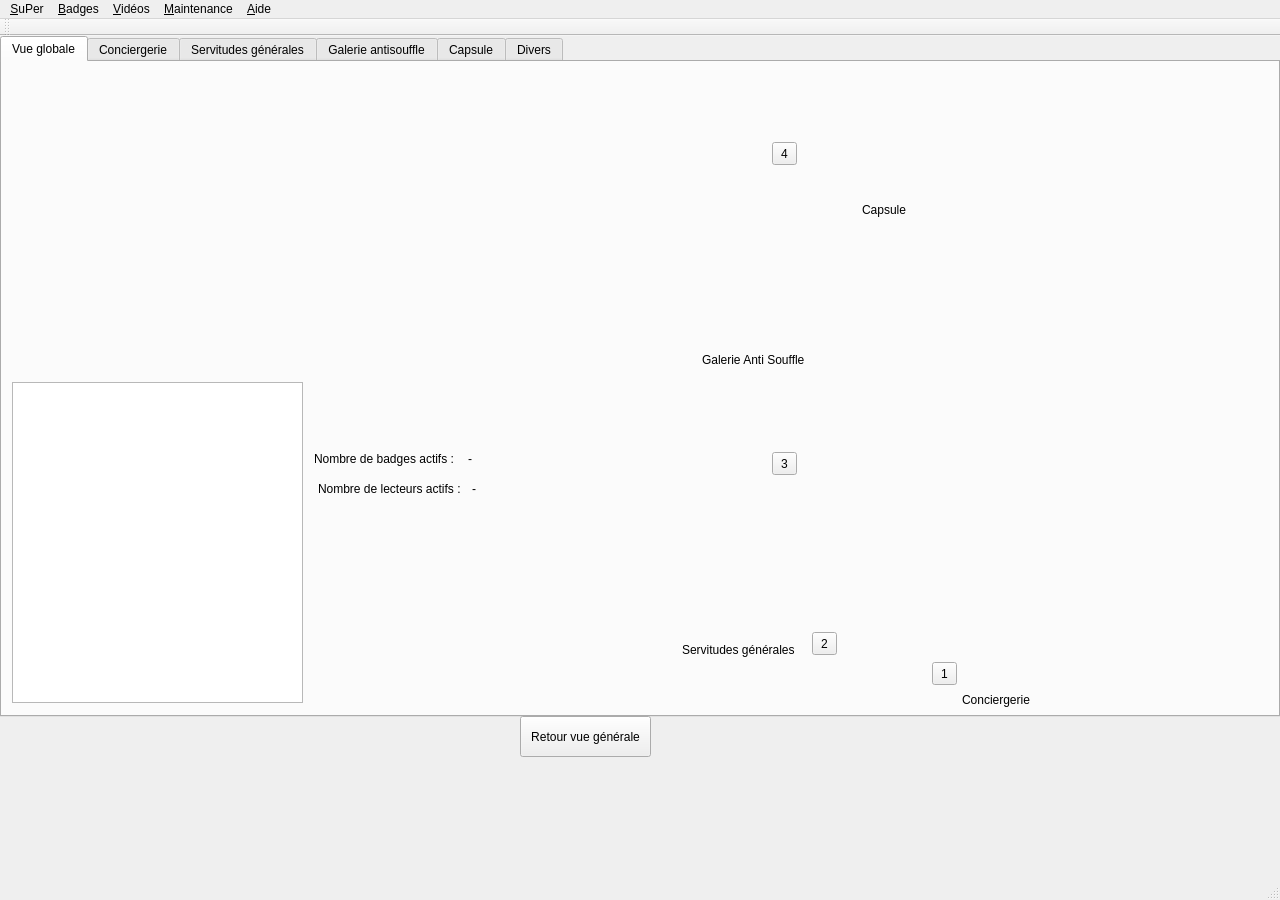
<?xml version="1.0" encoding="UTF-8"?>
<ui version="4.0">
 <class>MainWindow</class>
 <widget class="QMainWindow" name="MainWindow">
  <property name="geometry">
   <rect>
    <x>0</x>
    <y>0</y>
    <width>1280</width>
    <height>900</height>
   </rect>
  </property>
  <property name="windowTitle">
   <string>SuPer v0.6 (04/06/2012 by PhA)</string>
  </property>
  <property name="documentMode">
   <bool>false</bool>
  </property>
  <widget class="QWidget" name="centralWidget">
   <widget class="QTabWidget" name="twOnglets">
    <property name="geometry">
     <rect>
      <x>0</x>
      <y>0</y>
      <width>1280</width>
      <height>681</height>
     </rect>
    </property>
    <property name="currentIndex">
     <number>0</number>
    </property>
    <widget class="QWidget" name="tab">
     <attribute name="title">
      <string>Vue globale</string>
     </attribute>
     <widget class="QLabel" name="lFond">
      <property name="enabled">
       <bool>true</bool>
      </property>
      <property name="geometry">
       <rect>
        <x>0</x>
        <y>0</y>
        <width>1280</width>
        <height>656</height>
       </rect>
      </property>
      <property name="text">
       <string/>
      </property>
      <property name="pixmap">
       <pixmap>../ressources/galerie_totale.bmp</pixmap>
      </property>
      <property name="scaledContents">
       <bool>false</bool>
      </property>
     </widget>
     <widget class="QLabel" name="lCapsule_2">
      <property name="geometry">
       <rect>
        <x>860</x>
        <y>140</y>
        <width>61</width>
        <height>16</height>
       </rect>
      </property>
      <property name="text">
       <string>Capsule</string>
      </property>
     </widget>
     <widget class="QLabel" name="lCon">
      <property name="geometry">
       <rect>
        <x>960</x>
        <y>630</y>
        <width>81</width>
        <height>16</height>
       </rect>
      </property>
      <property name="text">
       <string>Conciergerie</string>
      </property>
     </widget>
     <widget class="QToolButton" name="tbVueCapsule">
      <property name="geometry">
       <rect>
        <x>770</x>
        <y>80</y>
        <width>25</width>
        <height>23</height>
       </rect>
      </property>
      <property name="text">
       <string>4</string>
      </property>
     </widget>
     <widget class="QToolButton" name="tbVueGAS">
      <property name="geometry">
       <rect>
        <x>770</x>
        <y>390</y>
        <width>25</width>
        <height>23</height>
       </rect>
      </property>
      <property name="text">
       <string>3</string>
      </property>
     </widget>
     <widget class="QToolButton" name="tbVueSG">
      <property name="geometry">
       <rect>
        <x>810</x>
        <y>570</y>
        <width>25</width>
        <height>23</height>
       </rect>
      </property>
      <property name="text">
       <string>2</string>
      </property>
     </widget>
     <widget class="QToolButton" name="tbVueC">
      <property name="geometry">
       <rect>
        <x>930</x>
        <y>600</y>
        <width>25</width>
        <height>23</height>
       </rect>
      </property>
      <property name="text">
       <string>1</string>
      </property>
     </widget>
     <widget class="QLabel" name="lGal">
      <property name="geometry">
       <rect>
        <x>700</x>
        <y>290</y>
        <width>121</width>
        <height>16</height>
       </rect>
      </property>
      <property name="text">
       <string>Galerie Anti Souffle</string>
      </property>
     </widget>
     <widget class="QLabel" name="lServGen">
      <property name="geometry">
       <rect>
        <x>680</x>
        <y>580</y>
        <width>131</width>
        <height>16</height>
       </rect>
      </property>
      <property name="text">
       <string>Servitudes générales</string>
      </property>
     </widget>
     <widget class="QLabel" name="lLectCaps">
      <property name="enabled">
       <bool>false</bool>
      </property>
      <property name="geometry">
       <rect>
        <x>810</x>
        <y>90</y>
        <width>21</width>
        <height>21</height>
       </rect>
      </property>
      <property name="text">
       <string/>
      </property>
      <property name="pixmap">
       <pixmap>../ressources/bouleVerte.jpg</pixmap>
      </property>
      <property name="scaledContents">
       <bool>true</bool>
      </property>
     </widget>
     <widget class="QLabel" name="lLectGAS">
      <property name="enabled">
       <bool>false</bool>
      </property>
      <property name="geometry">
       <rect>
        <x>860</x>
        <y>340</y>
        <width>20</width>
        <height>20</height>
       </rect>
      </property>
      <property name="text">
       <string/>
      </property>
      <property name="pixmap">
       <pixmap>../ressources/bouleVerte.jpg</pixmap>
      </property>
      <property name="scaledContents">
       <bool>true</bool>
      </property>
     </widget>
     <widget class="QLabel" name="lLectCon">
      <property name="enabled">
       <bool>false</bool>
      </property>
      <property name="geometry">
       <rect>
        <x>870</x>
        <y>580</y>
        <width>20</width>
        <height>20</height>
       </rect>
      </property>
      <property name="text">
       <string/>
      </property>
      <property name="pixmap">
       <pixmap>../ressources/bouleVerte.jpg</pixmap>
      </property>
      <property name="scaledContents">
       <bool>true</bool>
      </property>
     </widget>
     <widget class="QLabel" name="lLectServGen">
      <property name="enabled">
       <bool>false</bool>
      </property>
      <property name="geometry">
       <rect>
        <x>830</x>
        <y>550</y>
        <width>20</width>
        <height>20</height>
       </rect>
      </property>
      <property name="text">
       <string/>
      </property>
      <property name="pixmap">
       <pixmap>../ressources/bouleVerte.jpg</pixmap>
      </property>
      <property name="scaledContents">
       <bool>true</bool>
      </property>
     </widget>
     <widget class="QTextEdit" name="teRecu">
      <property name="geometry">
       <rect>
        <x>10</x>
        <y>320</y>
        <width>291</width>
        <height>321</height>
       </rect>
      </property>
      <property name="lineWidth">
       <number>1</number>
      </property>
     </widget>
     <widget class="QLabel" name="lNbL">
      <property name="geometry">
       <rect>
        <x>470</x>
        <y>420</y>
        <width>52</width>
        <height>14</height>
       </rect>
      </property>
      <property name="text">
       <string>-</string>
      </property>
     </widget>
     <widget class="QLabel" name="label">
      <property name="geometry">
       <rect>
        <x>312</x>
        <y>390</y>
        <width>150</width>
        <height>14</height>
       </rect>
      </property>
      <property name="text">
       <string>Nombre de badges actifs : </string>
      </property>
     </widget>
     <widget class="QLabel" name="lNbB">
      <property name="geometry">
       <rect>
        <x>466</x>
        <y>390</y>
        <width>52</width>
        <height>14</height>
       </rect>
      </property>
      <property name="text">
       <string>-</string>
      </property>
     </widget>
     <widget class="QLabel" name="label_2">
      <property name="geometry">
       <rect>
        <x>316</x>
        <y>420</y>
        <width>150</width>
        <height>14</height>
       </rect>
      </property>
      <property name="text">
       <string>Nombre de lecteurs actifs : </string>
      </property>
     </widget>
     <widget class="QLabel" name="lAff">
      <property name="enabled">
       <bool>true</bool>
      </property>
      <property name="geometry">
       <rect>
        <x>570</x>
        <y>320</y>
        <width>20</width>
        <height>20</height>
       </rect>
      </property>
      <property name="text">
       <string/>
      </property>
      <property name="pixmap">
       <pixmap>../ressources/bouleVerte.jpg</pixmap>
      </property>
      <property name="scaledContents">
       <bool>true</bool>
      </property>
     </widget>
     <widget class="QLabel" name="lZone">
      <property name="geometry">
       <rect>
        <x>390</x>
        <y>470</y>
        <width>52</width>
        <height>14</height>
       </rect>
      </property>
      <property name="text">
       <string/>
      </property>
     </widget>
     <zorder>lFond</zorder>
     <zorder>lCapsule_2</zorder>
     <zorder>tbVueCapsule</zorder>
     <zorder>tbVueGAS</zorder>
     <zorder>tbVueSG</zorder>
     <zorder>tbVueC</zorder>
     <zorder>lGal</zorder>
     <zorder>lServGen</zorder>
     <zorder>lLectCaps</zorder>
     <zorder>lLectGAS</zorder>
     <zorder>lCon</zorder>
     <zorder>lLectCon</zorder>
     <zorder>lLectServGen</zorder>
     <zorder>teRecu</zorder>
     <zorder>lNbL</zorder>
     <zorder>label</zorder>
     <zorder>lNbB</zorder>
     <zorder>label_2</zorder>
     <zorder>lAff</zorder>
     <zorder>lZone</zorder>
    </widget>
    <widget class="QWidget" name="tab_2">
     <attribute name="title">
      <string>Conciergerie</string>
     </attribute>
     <widget class="QLabel" name="lConciergerie">
      <property name="geometry">
       <rect>
        <x>0</x>
        <y>0</y>
        <width>1280</width>
        <height>656</height>
       </rect>
      </property>
      <property name="text">
       <string/>
      </property>
      <property name="pixmap">
       <pixmap>../ressources/conciergerie.bmp</pixmap>
      </property>
     </widget>
    </widget>
    <widget class="QWidget" name="tab_3">
     <attribute name="title">
      <string>Servitudes générales</string>
     </attribute>
     <widget class="QLabel" name="lSG">
      <property name="geometry">
       <rect>
        <x>0</x>
        <y>0</y>
        <width>1280</width>
        <height>656</height>
       </rect>
      </property>
      <property name="text">
       <string/>
      </property>
      <property name="pixmap">
       <pixmap>../ressources/servitudes_generales.bmp</pixmap>
      </property>
     </widget>
    </widget>
    <widget class="QWidget" name="tab_4">
     <attribute name="title">
      <string>Galerie antisouffle</string>
     </attribute>
     <widget class="QLabel" name="lGAS">
      <property name="geometry">
       <rect>
        <x>0</x>
        <y>0</y>
        <width>1280</width>
        <height>656</height>
       </rect>
      </property>
      <property name="text">
       <string/>
      </property>
      <property name="pixmap">
       <pixmap>../ressources/entree_antisouffle.bmp</pixmap>
      </property>
     </widget>
    </widget>
    <widget class="QWidget" name="tab_5">
     <attribute name="title">
      <string>Capsule</string>
     </attribute>
     <widget class="QLabel" name="lCapsule">
      <property name="geometry">
       <rect>
        <x>0</x>
        <y>0</y>
        <width>1280</width>
        <height>656</height>
       </rect>
      </property>
      <property name="text">
       <string/>
      </property>
      <property name="pixmap">
       <pixmap>../ressources/capsule.bmp</pixmap>
      </property>
     </widget>
    </widget>
    <widget class="QWidget" name="tab_6">
     <attribute name="title">
      <string>Divers</string>
     </attribute>
    </widget>
   </widget>
   <widget class="QPushButton" name="pbRetour">
    <property name="geometry">
     <rect>
      <x>520</x>
      <y>680</y>
      <width>131</width>
      <height>41</height>
     </rect>
    </property>
    <property name="text">
     <string>Retour vue générale</string>
    </property>
   </widget>
  </widget>
  <widget class="QMenuBar" name="menuBar">
   <property name="geometry">
    <rect>
     <x>0</x>
     <y>0</y>
     <width>1280</width>
     <height>20</height>
    </rect>
   </property>
   <widget class="QMenu" name="menuSuPer">
    <property name="title">
     <string>&amp;SuPer</string>
    </property>
    <addaction name="actionParametrer"/>
    <addaction name="separator"/>
    <addaction name="menuQuitter"/>
   </widget>
   <widget class="QMenu" name="menuBadges">
    <property name="title">
     <string>&amp;Badges</string>
    </property>
    <addaction name="actionBadgesAffecter"/>
   </widget>
   <widget class="QMenu" name="menu_Vid_os">
    <property name="title">
     <string>&amp;Vidéos</string>
    </property>
    <addaction name="videosVoir"/>
   </widget>
   <widget class="QMenu" name="menu_Aide">
    <property name="title">
     <string>&amp;Aide</string>
    </property>
    <addaction name="menuDoc"/>
   </widget>
   <widget class="QMenu" name="menu_Maintenance">
    <property name="title">
     <string>&amp;Maintenance</string>
    </property>
    <addaction name="actionGerer_les_personnes"/>
    <addaction name="separator"/>
    <addaction name="actionGerer_les_lecteurs"/>
    <addaction name="actionGerer_les_badges"/>
    <addaction name="actionGerer_les_cameras"/>
   </widget>
   <addaction name="menuSuPer"/>
   <addaction name="menuBadges"/>
   <addaction name="menu_Vid_os"/>
   <addaction name="menu_Maintenance"/>
   <addaction name="menu_Aide"/>
  </widget>
  <widget class="QToolBar" name="mainToolBar">
   <attribute name="toolBarArea">
    <enum>TopToolBarArea</enum>
   </attribute>
   <attribute name="toolBarBreak">
    <bool>false</bool>
   </attribute>
  </widget>
  <widget class="QStatusBar" name="statusBar"/>
  <action name="menuQuitter">
   <property name="text">
    <string>&amp;Quitter</string>
   </property>
   <property name="toolTip">
    <string>Quitter l'application</string>
   </property>
  </action>
  <action name="badgesMaintenance">
   <property name="text">
    <string>&amp;Maintenance</string>
   </property>
   <property name="toolTip">
    <string>MES, HS, Pile</string>
   </property>
  </action>
  <action name="actionBadgesAffecter">
   <property name="text">
    <string>&amp;Affecter/Désaffecter</string>
   </property>
   <property name="toolTip">
    <string>Affecter ou désaffecter un badge à une personne</string>
   </property>
  </action>
  <action name="videosMaintenance">
   <property name="text">
    <string>&amp;Maintenance</string>
   </property>
   <property name="toolTip">
    <string>Gérer les caméras</string>
   </property>
  </action>
  <action name="menuDoc">
   <property name="text">
    <string>&amp;Doc</string>
   </property>
   <property name="toolTip">
    <string>Documentation du logiciel SuPer</string>
   </property>
  </action>
  <action name="videosVoir">
   <property name="text">
    <string>&amp;Voir</string>
   </property>
   <property name="toolTip">
    <string>Voir les images des caméras</string>
   </property>
  </action>
  <action name="actionGerer_les_exploitants">
   <property name="text">
    <string>Gérer les &amp;exploitants</string>
   </property>
  </action>
  <action name="actionGerer_les_lecteurs">
   <property name="text">
    <string>Gérer les &amp;lecteurs RFID</string>
   </property>
  </action>
  <action name="actionGerer_les_personnes">
   <property name="text">
    <string>Gérer les &amp;personnes</string>
   </property>
  </action>
  <action name="actionGerer_les_badges">
   <property name="text">
    <string>Gérer les &amp;badges RFID</string>
   </property>
  </action>
  <action name="actionGerer_les_cameras">
   <property name="text">
    <string>Gérer les &amp;caméras</string>
   </property>
  </action>
  <action name="actionParametrer">
   <property name="text">
    <string>&amp;Paramétrer</string>
   </property>
  </action>
 </widget>
 <layoutdefault spacing="6" margin="11"/>
 <resources/>
 <connections/>
</ui>
